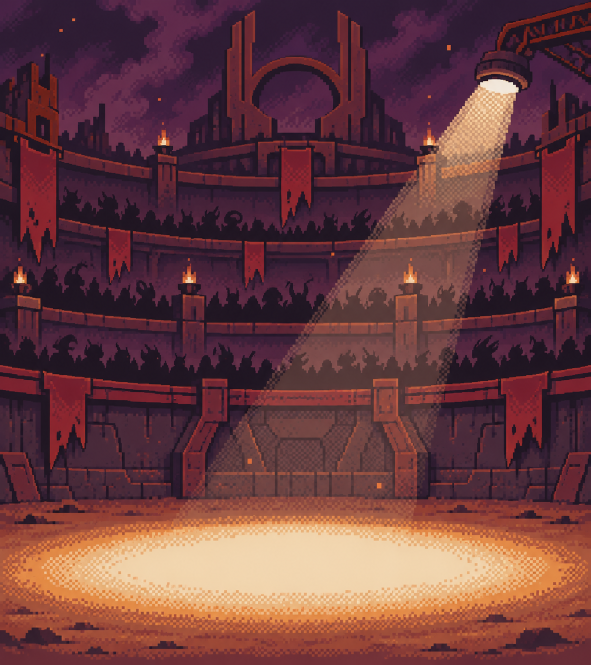
#> input picture ferramentas/arte/originais_ia/10A_arena_v1.png, 1182 x 1330 px (shown at 1/2 size); its folder holds 8 pictures in this run
$ python abertura_ia_v01.py
#> lines starting #> are read from the running program, lines starting #| are printed output that depends on the picture
"""ART-5 (parte 2) — trata as imagens do pacote 10 (IA) e troca as peças provisórias da abertura.

Uso: python3 ferramentas/arte/abertura_ia_v01.py   (depois de abertura_v01.py; Python 3 + Pillow + numpy)
Entrada: ferramentas/arte/originais_ia/10A..10E_*_v1.png
Saída (assets/sprites/abertura/): q1_fundo_ia.png (480×540), q4_fundo_ia.png (480×270), q4_redemoinho_ia.png (190×190),
       q8_fundo_ia.png (720×360), q9_fundo_ia.png (480×270), nave_ryker_ia.png (3 quadros 52×24), nave_kharn_ia.png
       + conceito/mockup_v13_abertura.png refeito com as versões da IA.

Fundos: amostragem na grade de pixels da IA + 48 cores próprias (como o fundo do título); a paleta do jogo
estragaria os tons de luz. Naves: tratar_ia.py (paleta do jogo, contorno), na mesma escala da folha (~9,5 px por pixel).
"""
from PIL import Image
import numpy as np
import os, subprocess, sys

AQUI = os.path.dirname(os.path.abspath(__file__)); sys.path.insert(0, AQUI)
RAIZ = os.path.join(AQUI, '..', '..')
ORIG = os.path.join(AQUI, 'originais_ia')
SAIDA = os.path.join(RAIZ, 'assets', 'sprites', 'abertura')
SPR = os.path.join(RAIZ, 'assets', 'sprites')
TMP = '/tmp/abertura_ia'


def reduzir(nome, W, H, cores=48):
    """Reduz a imagem da IA para W×H escolhendo a fase da grade com blocos mais uniformes."""
    src = Image.open(os.path.join(ORIG, nome)).convert('RGB')
    a = np.asarray(src).astype(float)
    sx, sy = src.width / W, src.height / H
    melhor = None
    for fx in np.linspace(0, sx, 6, endpoint=False):
        for fy in np.linspace(0, sy, 6, endpoint=False):
            xs = np.clip((np.arange(W) * sx + fx + sx / 2).astype(int), 0, src.width - 1)
            ys = np.clip((np.arange(H) * sy + fy + sy / 2).astype(int), 0, src.height - 1)
            c = a[ys][:, xs]
            d = np.abs(a[np.clip(ys + 1, 0, src.height - 1)][:, np.clip(xs + 1, 0, src.width - 1)] - c).sum()
            if melhor is None or d < melhor[0]:
                melhor = (d, xs, ys)
    _, xs, ys = melhor
    img = Image.fromarray(a[ys][:, xs].astype('uint8'))
    return img.quantize(colors=cores, method=Image.MEDIANCUT, dither=Image.NONE).convert('RGBA')


def redemoinho(fundo, cx, cy, r):
    """Recorte circular da luz do Portão, para o DEV girar devagar por cima do fundo."""
    rec = fundo.crop((cx - r, cy - r, cx + r, cy + r)).copy(); px = rec.load()
    for y in range(2 * r):
        for x in range(2 * r):
            if (x - r) ** 2 + (y - r) ** 2 > r * r:
                px[x, y] = (0, 0, 0, 0)
    return rec


# [75 lines left out: functions naves, rachar, mockup, not called in this run]


def main():
    salvar = lambda im, n: im.save(os.path.join(SAIDA, n))
    salvar(reduzir('10A_arena_v1.png', 480, 540), 'q1_fundo_ia.png')
#> in reduzir, src is the input picture: PIL image 1182x1330 RGB; mean R, G, B 105.3, 60.6, 63.2
#> in reduzir, `_, xs, ys = melhor`: xs = 480 values from 1 to 1181; ys = 540 values from 2 to 1329
#> in reduzir, `img = Image.fromarray(a[ys][:, xs].astype('uint8'))`:
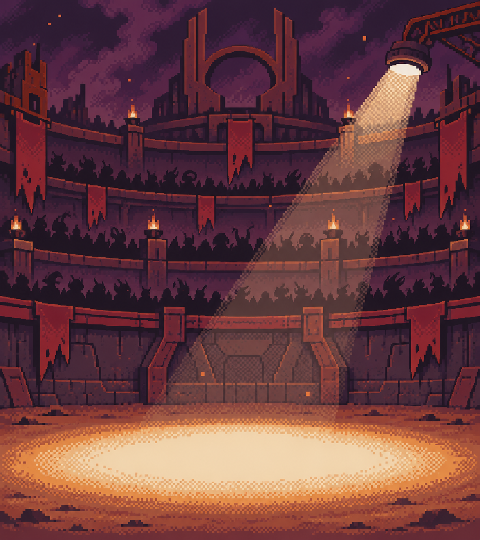
#> img: PIL image 480x540 RGB; mean R, G, B 105.4, 60.7, 63.3
    q4 = reduzir('10B_portao_v1.png', 480, 270)
#> call 2 of reduzir, with nome = '10B_portao_v1.png', W = 480, H = 270, cores = 48
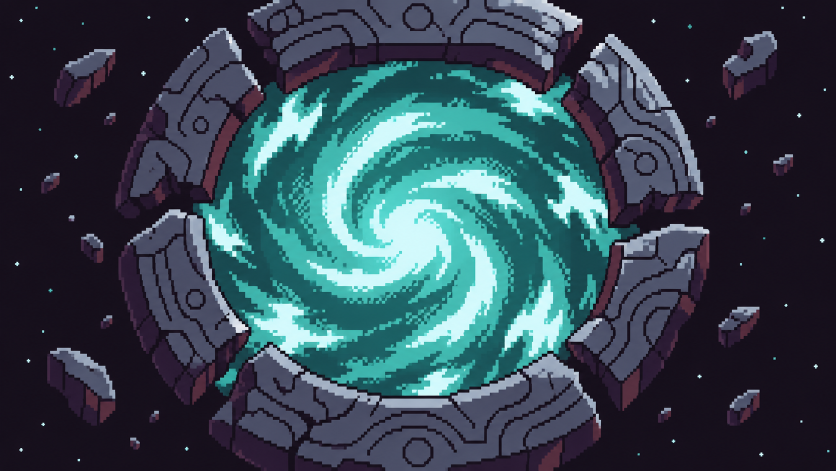
#> input picture ferramentas/arte/originais_ia/10B_portao_v1.png, 1672 x 941 px (shown at 1/2 size)
#> in reduzir, src is the input picture: PIL image 1672x941 RGB; mean R, G, B 53, 71.2, 82.8
#> in reduzir (call 2), `_, xs, ys = melhor`: xs = 480 values from 1 to 1670; ys = 270 values from 1 to 939
#> in reduzir (call 2), `img = Image.fromarray(a[ys][:, xs].astype('uint8'))`:
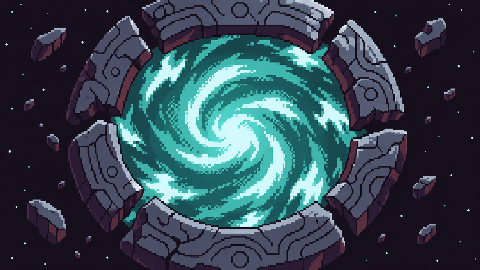
#> img: PIL image 480x270 RGB; mean R, G, B 52.9, 71.2, 82.8
    salvar(q4, 'q4_fundo_ia.png'); salvar(redemoinho(q4, 240, 135, 95), 'q4_redemoinho_ia.png')
#> in redemoinho, `rec = fundo.crop((cx - r, cy - r, cx + r, cy + r)).copy()`:
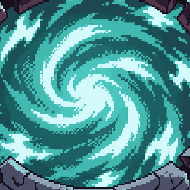
#> rec: PIL image 190x190 RGBA; mean R, G, B, A 78.6, 148.8, 150.5, 255
#> in main, `salvar = lambda im, n: im.save(os.path.join(SAIDA, n))`:
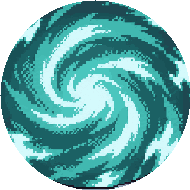
#> saved as q4_redemoinho_ia.png: PIL image 190x190 RGBA; mean R, G, B, A 62.1, 124.3, 123.9, 200.2; transparent parts drawn white
    salvar(reduzir('10C_nave_eco_v1.png', 720, 360), 'q8_fundo_ia.png')
#> call 3 of reduzir, with nome = '10C_nave_eco_v1.png', W = 720, H = 360, cores = 48
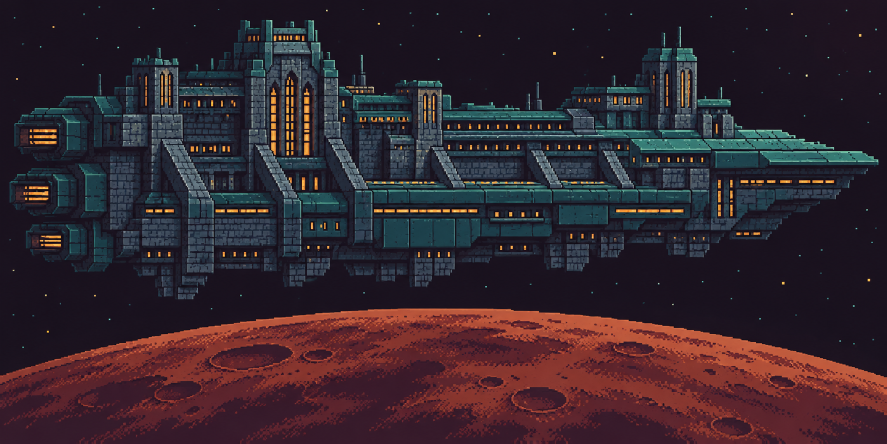
#> input picture ferramentas/arte/originais_ia/10C_nave_eco_v1.png, 1774 x 887 px (shown at 1/2 size)
#> in reduzir, src is the input picture: PIL image 1774x887 RGB; mean R, G, B 52.3, 37.9, 46.1
#> in reduzir (call 3), `_, xs, ys = melhor`: xs = 720 values from 1 to 1773; ys = 360 values from 2 to 886
#> in reduzir (call 3), `img = Image.fromarray(a[ys][:, xs].astype('uint8'))`:
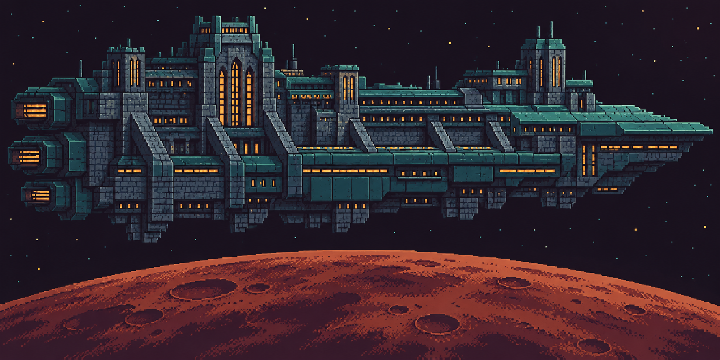
#> img: PIL image 720x360 RGB; mean R, G, B 52.5, 38.1, 46.2
    salvar(reduzir('10D_reconstrutor_v1.png', 480, 270), 'q9_fundo_ia.png')
    pequena, grande = naves()
    f = Image.new('RGBA', (156, 24), (0, 0, 0, 0))
    for n in range(3):
        f.alpha_composite(rachar(pequena, n), (n * 52, 0))
    salvar(f, 'nave_ryker_ia.png'); salvar(grande, 'nave_kharn_ia.png')
    mockup()
    print('ok', pequena.size, grande.size)


if __name__ == '__main__':
#> (the run stopped early here; a loop or call above may not have finished)
